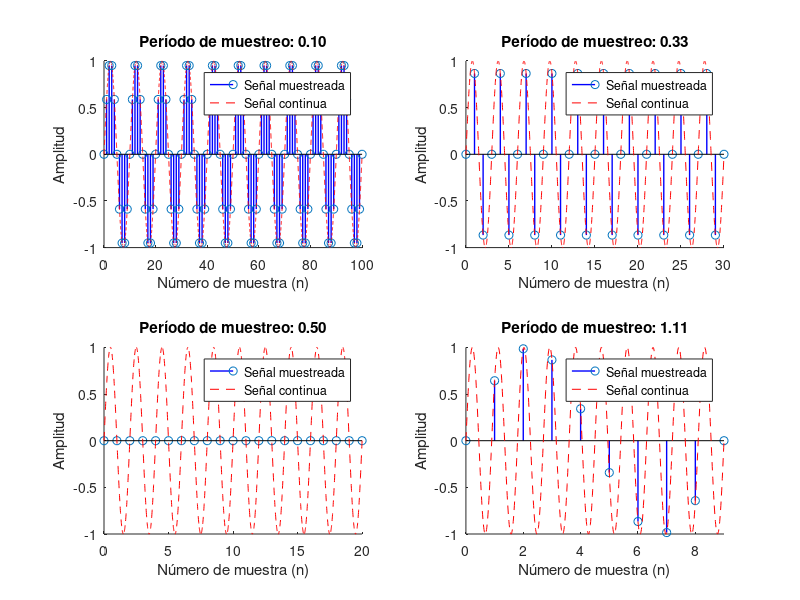

Reproduce this figure in MATLAB.
Ts = [1/10, 1/3, 1/2, 10/9];
 
for i = 1:4
    subplot (2,2,i);
    n = 0:1:1/Ts(i)*10;
    t = 0:0.01:1/Ts(i)*10;
    s = sin(2*pi*Ts(i)*n);
    hold on
    stem(n,s, 'color', 'B', 'LineWidth',1);
    plot(t, sin(2*pi*t*Ts(i)), '--', 'color' ,'r');
    legend("Señal muestreada","Señal continua");
    hold off
   
    xlim([0,1/Ts(i)*10]);
    ylim([-1,1]);
    xlabel('Número de muestra (n)');
    ylabel('Amplitud');
    titulo = sprintf("Período de muestreo: %.2f", Ts(i));
    title(titulo);

end